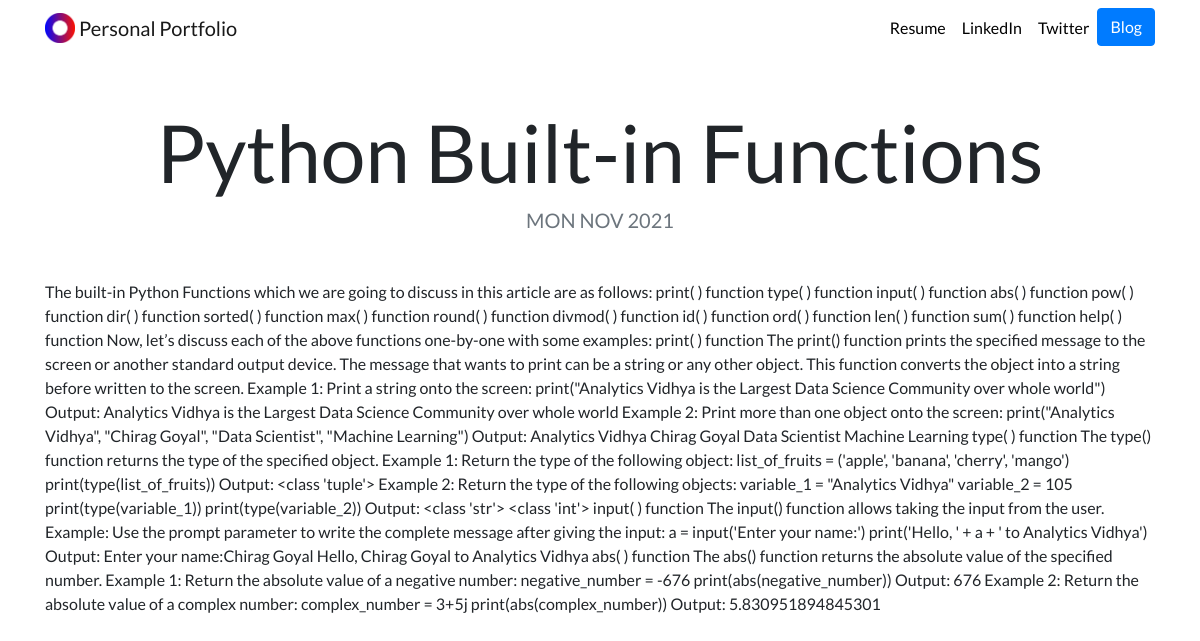
The page /blog/python-buil-in-methods/ on the database its author committed.
### blog/models.py (models this page shows, shortened)
class Blog(models.Model):
    title = models.CharField(max_length=100)
    content = models.TextField()
    slug = models.SlugField(unique=True, blank=True, null=True)
    blog_date = models.DateTimeField(auto_now_add=True)
    updated = models.DateTimeField(auto_now=True)

### blog/views.py (the view)
# urls.py: path('<slug:slug>/', blog_detail_view, name='detail'),
def blog_detail_view(request, slug=None):
    blog_object = None
    if slug is not None:
        blog_object = Blog.objects.get(slug=slug)
    context = {
        'object': blog_object
    }
    return render(request, 'blogs/detail.html', context=context)

### blog/templates/blogs/detail.html
{% extends 'base.html' %}
{% block content %}
<h1 class="text-center mt-5" id="blogdetailtitle">{{object.title}}</h1>
<h5 class="text-center text-muted mb-5">{{ object.blog_date|date:'D M Y'|upper }}</h5>
<p>{{object.content}}</p>
{% endblock %}

### portfolio/static/custom.css (style rules this page uses)
body { font-family: 'Lato', sans-serif; }
@media (min-width: 992px) { #blogdetailtitle { font-size: 5rem; } }

### rows shown on the page
Blog: title "Python Built-in Functions", blog_date "MON NOV 2021", content "The built-in Python Functions which we are going to discuss in this article are as follows: print( ) function type( ) function input( ) function abs( ) function pow( ) function dir( ) function sorted( ) function max( ) function round( ) function divmod( ) function id( ) function ord( ) function len( ) function sum( ) function help( ) function Now, let’s discuss each of the above functions one-by-one with some examples: print( ) function The print() function prints the specified message to the screen or another standard output device. The message that wants to print can be a string or any other object. This function converts the object into a string before written to the screen. Example 1:…"
